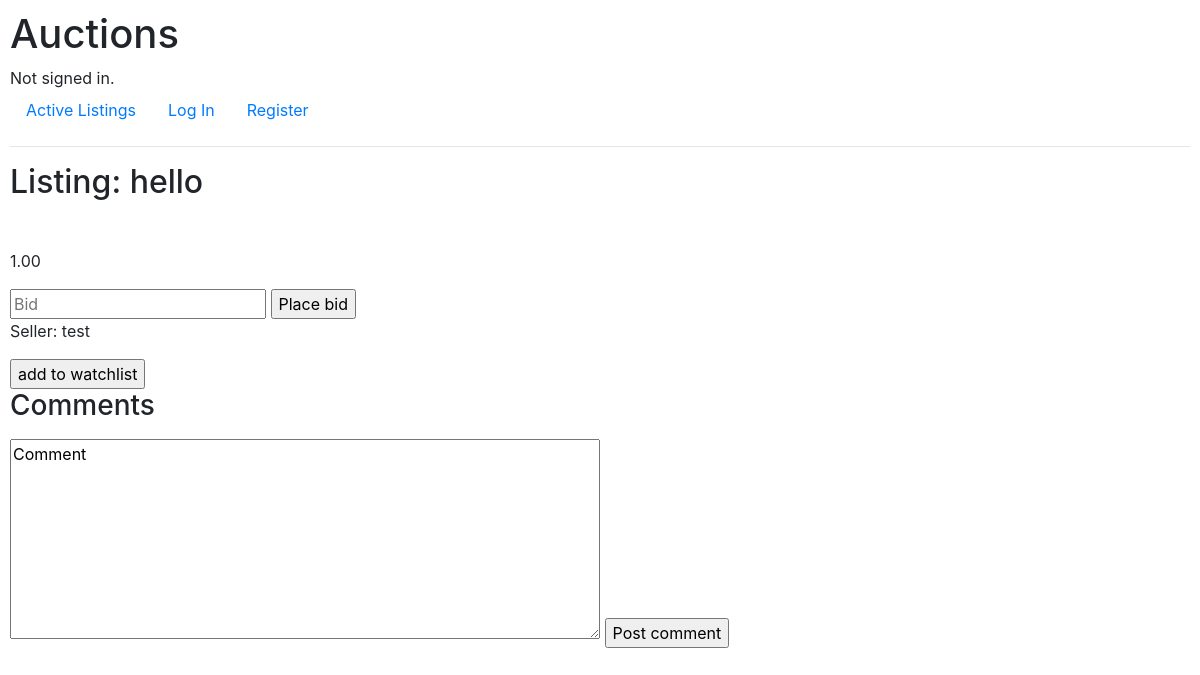
The page /listings/23 on the database as committed earlier.
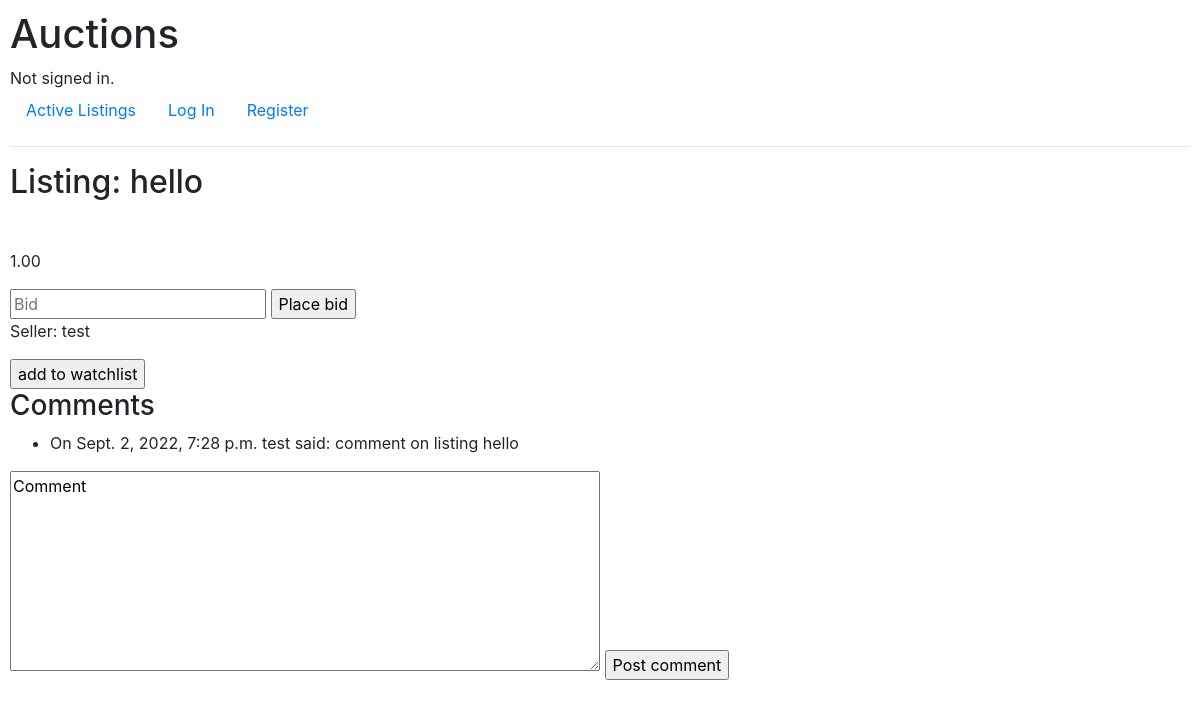
The same page on the database as committed later.
### auctions/models.py (models this page shows)
class comments(models.Model):
    user = models.CharField(max_length=32)
    listing = models.ForeignKey(listings, on_delete=models.CASCADE)
    date = models.DateTimeField(auto_now=True)
    comment = models.TextField(blank=True)

### auctions/views.py (the view, shortened to what this page needs)
# urls.py: path("listings/<int:listing_id>", views.listing, name="listing"),
def listing(request, listing_id):
    listing = listings.objects.get(id=listing_id)
    is_seller = False
    watchlist = None
    price = listing.bid
    if str(request.user) == (listing.seller):
        is_seller = True
    if request.user.is_authenticated:
        try:
            watchlist = request.user.watchlist.get(id=listing_id)
        except ObjectDoesNotExist:
            watchlist = None
    try:
        price = bids.objects.get(listing_id=listing_id).bid
    except ObjectDoesNotExist:
        pass
    return render(
        request,
        "auctions/listing.html",
        {
            "listing": listing,
            "watchlist": watchlist,
            "is_seller": is_seller,
            "price": price,
            "comments": comments.objects.filter(listing_id=listing_id),
        },
    )

### auctions/templates/auctions/listing.html (shortened to what this page needs)
{% extends "auctions/layout.html" %}
{% block body %}
<h2>Listing: {{ listing.name }}</h2>
<p>{{ price }}</p>
{% if not is_seller %}
    <form action="{% url 'place_bid' listing.id %}", method="post">
        <input type="number" placeholder="Bid" name="buyer_bid" step=".01">
        <input type="submit" value="Place bid">
    </form>
{% endif %}
<p>Seller: {{ listing.seller }}</p>
{% if not watchlist %}
    <form action="{% url 'watchlist' %}", method="post">
        <input type="submit" value="add to watchlist" name="add">
    </form>
{% endif %}
<h3>Comments</h3>
<div>
    <ul>
    {% for comment in comments %}
        <li>On {{ comment.date }} {{ comment.user }} said: {{ comment.comment }}</li>
    {% endfor %}
    </ul>
</div>
<div>
    <form action="{% url 'comment' listing.id %}", method="post">
        <textarea name="comment" style="width:50%; height: 200px">Comment</textarea>
        <input type="submit" value="Post comment">
    </form>
</div>
{% endblock %}

Rows that differ between the two databases and show on the page:
added comments: date "Sept. 2, 2022, 7:28 p.m.", user "test", comment "comment on listing hello"
